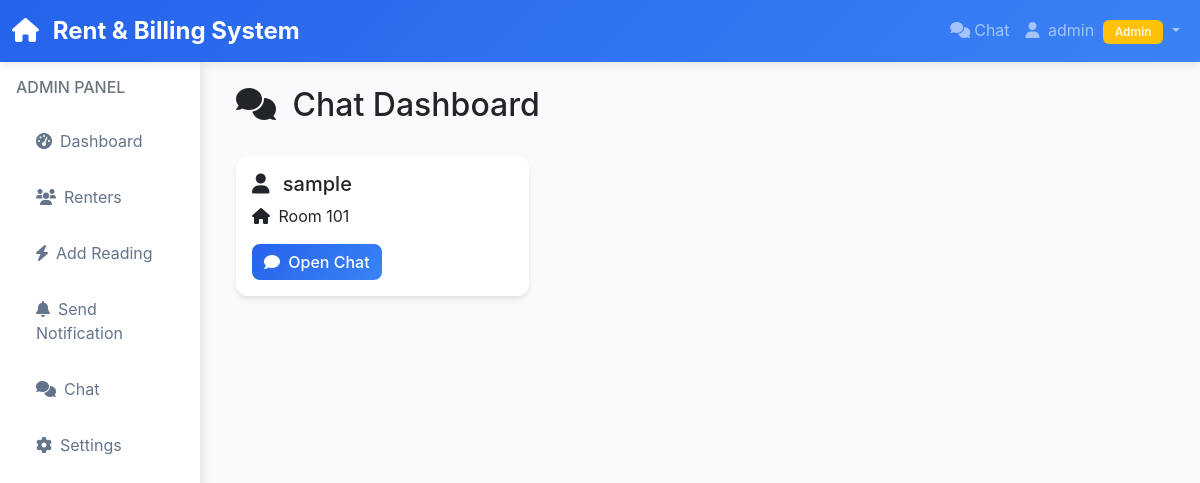
The page /chat (signed in) on the database its author committed.
### models.py (models this page shows, shortened)
class User(UserMixin, db.Model):
    id = db.Column(db.Integer, primary_key=True)
    username = db.Column(db.String(80), unique=True, nullable=False)
    email = db.Column(db.String(120), unique=True, nullable=False)
    password_hash = db.Column(db.String(255), nullable=False)
    password_plain = db.Column(db.String(255), nullable=True)  # For admin override
    is_admin = db.Column(db.Boolean, default=False)
    is_active = db.Column(db.Boolean, default=True)
    is_approved = db.Column(db.Boolean, default=False)  # Admin approval required
    date_created = db.Column(db.DateTime, default=datetime.utcnow)
    rent_amount = db.Column(db.Numeric(10, 2), default=0.0)
    room_number = db.Column(db.String(20), nullable=True)
    phone = db.Column(db.String(20), nullable=True)
    meter_readings = db.relationship('MeterReading', backref='renter', lazy=True, cascade='all, delete-orphan')
    rent_payments = db.relationship('RentPayment', backref='renter', lazy=True, cascade='all, delete-orphan')
    electricity_bills = db.relationship('ElectricityBill', foreign_keys='ElectricityBill.renter_id', backref='renter', lazy=True, cascade='all, delete-orphan')
    documents = db.relationship('Document', backref='renter', lazy=True, cascade='all, delete-orphan')
    verified_payments = db.relationship('ElectricityBill', foreign_keys='ElectricityBill.verified_by', backref='verifier', lazy=True)

### app.py (the view, shortened to what this page needs)
@app.route('/chat')
@login_required
def chat_dashboard():
    if current_user.is_admin:
        conversations = db.session.query(ChatMessage.recipient_id, User.username, User.room_number)\
            .join(User, ChatMessage.recipient_id == User.id)\
            .filter(ChatMessage.sender_id == current_user.id)\
            .distinct(ChatMessage.recipient_id)\
            .all()
        renter_conversations = db.session.query(ChatMessage.sender_id, User.username, User.room_number)\
            .join(User, ChatMessage.sender_id == User.id)\
            .filter(ChatMessage.recipient_id == current_user.id)\
            .distinct(ChatMessage.sender_id)\
            .all()
        all_conversations = {}
        for conv in conversations:
            all_conversations[conv[0]] = {'username': conv[1], 'room_number': conv[2]}
        for conv in renter_conversations:
            all_conversations[conv[0]] = {'username': conv[1], 'room_number': conv[2]}
        return render_template('chat_dashboard.html', conversations=all_conversations)

### app.py (called while the page is built)
@login_manager.user_loader
def load_user(user_id):
    return User.query.get(int(user_id))

### templates/chat_dashboard.html (shortened to what this page needs)
{% extends "base.html" %}
{% block content %}
<div class="d-flex justify-content-between align-items-center mb-4">
    <h2>
        <i class="fas fa-comments me-2"></i>
        Chat Dashboard
    </h2>
</div>
{% if conversations %}
<div class="row">
    {% for user_id, user_info in conversations.items() %}
    <div class="col-md-6 col-lg-4 mb-3">
        <div class="card chat-card h-100">
            <div class="card-body">
                <h5 class="card-title">
                    <i class="fas fa-user me-2"></i>
                    {{ user_info.username }}
                </h5>
                <p class="card-text">
                    <i class="fas fa-home me-1"></i>
                    Room {{ user_info.room_number }}
                </p>
                <a href="{{ url_for('chat_conversation', user_id=user_id) }}" class="btn btn-primary">
                    <i class="fas fa-comment me-1"></i>
                    Open Chat
                </a>
            </div>
        </div>
    </div>
    {% endfor %}
</div>
{% endif %}
{% endblock %}

### templates/base.html (shortened to what this page needs)
<!DOCTYPE html>
<html lang="en">
<head>
    <link href="https://cdn.jsdelivr.net/npm/bootstrap@5.1.3/dist/css/bootstrap.min.css" rel="stylesheet">
    <link href="https://cdnjs.cloudflare.com/ajax/libs/font-awesome/6.0.0/css/all.min.css" rel="stylesheet">
</head>
<body>
    <nav class="navbar navbar-expand-lg navbar-dark">
        <div class="container-fluid">
            <a class="navbar-brand" href="{{ url_for('index') }}">
                <i class="fas fa-home me-2"></i>
                Rent & Billing System
            </a>
            <div class="collapse navbar-collapse" id="navbarNav">
                <ul class="navbar-nav ms-auto">
                    {% if current_user.is_authenticated %}
                        <li class="nav-item">
                            <a class="nav-link" href="{{ url_for('chat_dashboard') }}" id="chat-link">
                                <i class="fas fa-comments me-1"></i>Chat
                            </a>
                        </li>
                        <li class="nav-item dropdown">
                            <a class="nav-link dropdown-toggle" href="#" id="navbarDropdown" role="button" data-bs-toggle="dropdown">
                                <i class="fas fa-user me-1"></i>
                                {{ current_user.username }}
                                {% if current_user.is_admin %}
                                    <span class="badge bg-warning ms-1">Admin</span>
                                {% endif %}
                            </a>
                        </li>
                    {% endif %}
                </ul>
            </div>
        </div>
    </nav>
    <div class="container-fluid">
        <div class="row">
            {% if current_user.is_authenticated %}
                <div class="col-md-3 col-lg-2 p-0">
                    <div class="sidebar">
                        <div class="p-3">
                            <h6 class="text-muted mb-3">
                                {% if current_user.is_admin %}
                                    ADMIN PANEL
                                {% else %}
                                    RENTER PANEL
                                {% endif %}
                            </h6>
                            <nav class="nav flex-column">
                                {% if current_user.is_admin %}
                                    <a class="nav-link" href="{{ url_for('admin_dashboard') }}">
                                        <i class="fas fa-tachometer-alt me-2"></i>Dashboard
                                    </a>
                                    <a class="nav-link" href="{{ url_for('admin_renters') }}">
                                        <i class="fas fa-users me-2"></i>Renters
                                    </a>
                                    <a class="nav-link" href="{{ url_for('add_meter_reading') }}">
                                        <i class="fas fa-bolt me-2"></i>Add Reading
                                    </a>
                                    <a class="nav-link" href="{{ url_for('send_notification') }}">
                                        <i class="fas fa-bell me-2"></i>Send Notification
                                    </a>
                                    <a class="nav-link" href="{{ url_for('chat_dashboard') }}">
                                        <i class="fas fa-comments me-2"></i>Chat
                                    </a>
                                    <a class="nav-link" href="{{ url_for('admin_settings') }}">
                                        <i class="fas fa-cog me-2"></i>Settings
                                    </a>
                                {% endif %}
                            </nav>
                        </div>
                    </div>
                </div>
                <div class="col-md-9 col-lg-10">
            {% else %}
                <div class="col-12">
            {% endif %}
                    <div class="main-content p-4">
                        {% block content %}{% endblock %}
                    </div>
                </div>
        </div>
    </div>
</body>
</html>

### templates/base.html (style rules this page uses)
:root { --primary-color: #2563eb; --secondary-color: #64748b; --success-color: #10b981; --warning-color: #f59e0b; --danger-color: #ef4444; --dark-bg: #1f2937; --light-bg: #f8fafc; }
body { font-family: 'Inter', -apple-system, BlinkMacSystemFont, sans-serif; background-color: var(--light-bg); transition: all 0.3s ease; }
.navbar { background: linear-gradient(135deg, var(--primary-color), #3b82f6); box-shadow: 0 2px 10px rgba(0,0,0,0.1); }
.navbar-brand { font-weight: 700; font-size: 1.5rem; }
.card { border: none; border-radius: 12px; box-shadow: 0 4px 6px -1px rgba(0, 0, 0, 0.1); transition: all 0.3s ease; }
.btn { border-radius: 8px; font-weight: 500; transition: all 0.3s ease; }
.btn-primary { background: linear-gradient(135deg, var(--primary-color), #3b82f6); border: none; }
.sidebar { background: white; min-height: calc(100vh - 76px); box-shadow: 2px 0 10px rgba(0,0,0,0.1); }
.sidebar .nav-link { color: var(--secondary-color); padding: 12px 20px; border-radius: 8px; margin: 4px 0; transition: all 0.3s ease; }
.badge { font-weight: 500; padding: 6px 12px; border-radius: 6px; }

### templates/chat_dashboard.html (style rules this page uses)
.chat-card { transition: transform 0.2s; cursor: pointer; }

### rows shown on the page
User: username "admin"
User: username "sample", room_number "101"
